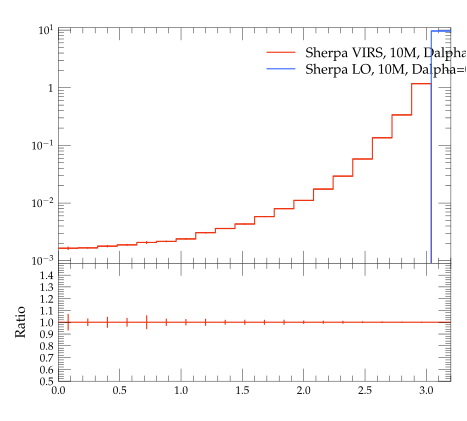

Python code for this plot:
#! /usr/bin/env python

# This Python script was auto-generated using YODA v2.0.0.
# Analysis object: /evtb/cutEg_tjb_dphi
# Timestamp: 16-04-2024 (10:08:55)

import matplotlib as mpl
import matplotlib.pyplot as plt
mpl.use('Agg') # comment out for interactive use
import os
import numpy as np

plotDir = os.path.split(os.path.realpath(__file__))[0]
if 'YODA_USER_PLOT_PATH' in globals():
    plot_outdir = globals()['YODA_USER_PLOT_PATH']
else:
    plot_outdir = plotDir

#plot style
plt.style.use(os.path.join(plotDir, '../default.mplstyle'))
# plot metadata
figW, figH = plt.rcParams['figure.figsize']
ax_xLabel = r''
ax_yLabel = r''
ax_title  = r''
ax_xScale = 'linear'
ax_yScale = 'log'
xLims = (0.0, 3.2)
yLims = (0.0009000000000000001, 11.0)

# TeX-friendly labels for the legend
labels = [ r"Sherpa VIRS, 10M, Dalpha=0.01", r"Sherpa LO, 10M, Dalpha=0.01" ]

# Create figure and axis objects
fig, (ax, ratio0_ax) = plt.subplots(2, 1, sharex=True,
                  figsize=(figW,figH), gridspec_kw={'height_ratios': (2, 1)})
ratio0_ax.yaxis.set_major_locator(mpl.ticker.MultipleLocator(0.1))
ratio0_ax.set_ylim(0.5, 1.4999)
ratio0_ax.set_ylabel('Ratio')

# LineColor map: curve index -> color
linecolors = {0: '#EE3311', 1: '#3366FF'}
# the numerical data is stored in a separate file
dataf = dict()
prefix = os.path.split(__file__)[0]
if prefix:    prefix = prefix + '/'
exec(open(prefix+'cutEg_tjb_dphi__data.py').read(), dataf)


legend_handles = [] # keep track of handles for the legend

# style options for curves
# starts at zorder>=5 to draw curve on top of legend
styles = {
  'curve0': {
    'color' : linecolors[0],
    'linestyle' : '-',
    'marker' : 'o',
    'zorder' : 5,
    'histstyle' : True,
  },
  'curve1': {
    'color' : linecolors[1],
    'linestyle' : '-',
    'marker' : 'o',
    'zorder' : 6,
    'histstyle' : True,
  },
}
# curve from input yoda files in main panel
for label in dataf['yvals'].keys():
    if all(np.isnan(v) for v in dataf['yvals'][label]):
        continue
    tmp = None
    if styles[label]['histstyle']: # draw as histogram
        tmp, = ax.plot(dataf['xedges'], dataf['yedges'][label],
                       color=styles[label]['color'],
                       linestyle=styles[label]['linestyle'],
                       drawstyle='steps-pre', solid_joinstyle='miter',
                       zorder=styles[label]['zorder'], label=label)
        ax.errorbar(dataf['xpoints'], dataf['yvals'][label], color=styles[label]['color'],
                    xerr=dataf['xerrs'], yerr=[dataf['ydowns'][label], dataf['yups'][label]],
                    linestyle='none', zorder=styles[label]['zorder'])
    else: # draw as scatter
        tmp = ax.errorbar(dataf['xpoints'], dataf['yvals'][label],
                          xerr=dataf['xerrs'],
                          yerr=[ dataf['ydowns'][label],
                          dataf['yups'][label] ],
                          fmt=styles[label]['marker'],
                          ecolor=styles[label]['color'],
                          color=styles[label]['color'], zorder=2)
        tmp[-1][0].set_linestyle(styles[label]['linestyle'])
    legend_handles += [tmp]
    for varLabel in dataf['variation_yvals'].keys():
        if varLabel.startswith(label):
            tmp, = ax.plot(dataf['xedges'], dataf['variation_yvals'][varLabel],
                           color=styles[label]['color'],
                           linestyle=styles[label]['linestyle'],
                           drawstyle='steps-pre', solid_joinstyle='miter',
                           zorder=styles[label]['zorder'], alpha=0.5)


# plots on ratio panel
# curve from input yoda files in ratio panel
for label, yvals in dataf['ratio0_yvals'].items():
    if all(np.isnan(v) for v in yvals):
        continue
    if styles[label]['histstyle']: # plot as histogram
        ratio0_ax.plot(dataf['xedges'], yvals,
                       color=styles[label]['color'],
                       linestyle=styles[label]['linestyle'],
                       drawstyle='steps-pre', zorder=1,
                       solid_joinstyle='miter')
        ratio0_ax.vlines(dataf['xpoints'],
                         dataf['ratio0_ymin'][label],
                         dataf['ratio0_ymax'][label],
                         color=styles[label]['color'], zorder=1)
    else: # plot as scatter
        tmp = ratio0_ax.errorbar(dataf['xpoints'],
                                 yvals, xerr=dataf['xerrs'],
                                 yerr=dataf['ratio0_yerrs'][label],
                                 fmt=styles[label]['marker'],
                                 ecolor=styles[label]['color'],
                                 color=styles[label]['color'])
        tmp[-1][0].set_linestyle(styles[label]['linestyle'])

    for varlabel in dataf['ratio0_variation_vals'].keys():
        if varlabel.startswith(label):
            ratio0_ax.plot(dataf['xedges'],
                            dataf['ratio0_variation_vals'][varlabel],
                            color=styles[label]['color'],
                            linestyle=styles[label]['linestyle'],
                            drawstyle='steps-pre', solid_joinstyle='miter',
                            zorder=1, alpha=0.5)

legend_pos = (0.5, 0.97)
ax.legend(legend_handles, labels, loc='upper left', bbox_to_anchor=legend_pos)

# set plot metadata as defined above
ratio0_ax.set_xlabel(ax_xLabel)
ratio0_ax.xaxis.set_label_coords(1., -.15)
ax.set_ylabel(ax_yLabel, loc='top')
ax.set_title(ax_title, loc='left')
ax.set_xscale(ax_xScale)
ax.set_yscale(ax_yScale)
ax.set_xlim(xLims)
ax.set_ylim(yLims)

# tick formatting
plt.rcParams['xtick.top'] = True
plt.rcParams['ytick.right'] = True
ax.yaxis.set_major_locator(mpl.ticker.LogLocator(base=10.0, numticks=np.inf))
ax.yaxis.set_minor_locator(mpl.ticker.LogLocator(
                           base=10.0, subs=np.arange(0.1, 1, 0.1), numticks=np.inf))
fig.align_ylabels((ax, ratio0_ax))
plt.savefig(os.path.join(plot_outdir, 'cutEg_tjb_dphi.pdf'), format='PDF')
plt.savefig(os.path.join(plot_outdir, 'cutEg_tjb_dphi.png'), format='PNG')

plt.close(fig)
